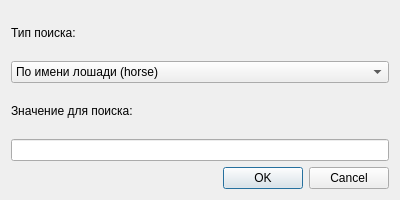
<?xml version="1.0" encoding="UTF-8"?>
<ui version="4.0">
 <class>SearchDialog</class>
 <widget class="QDialog" name="SearchDialog">
  <property name="geometry">
   <rect>
    <x>0</x>
    <y>0</y>
    <width>400</width>
    <height>200</height>
   </rect>
  </property>
  <property name="windowTitle">
   <string>Поиск и фильтр</string>
  </property>
  <layout class="QVBoxLayout" name="verticalLayout">
   <item>
    <widget class="QLabel" name="labelType">
     <property name="text">
      <string>Тип поиска:</string>
     </property>
    </widget>
   </item>
   <item>
    <widget class="QComboBox" name="typeCombo">
     <item>
      <property name="text">
       <string>По имени лошади (horse)</string>
      </property>
     </item>
     <item>
      <property name="text">
       <string>По названию состязания (competition)</string>
      </property>
     </item>
     <item>
      <property name="text">
       <string>Лошади старше возраста (horse_age)</string>
      </property>
     </item>
     <!-- Добавьте больше опций по желанию, например: по рейтингу жокея -->
    </widget>
   </item>
   <item>
    <widget class="QLabel" name="labelValue">
     <property name="text">
      <string>Значение для поиска:</string>
     </property>
    </widget>
   </item>
   <item>
    <widget class="QLineEdit" name="valueEdit"/>
   </item>
   <item>
    <widget class="QDialogButtonBox" name="buttonBox">
     <property name="orientation">
      <enum>Qt::Horizontal</enum>
     </property>
     <property name="standardButtons">
      <set>QDialogButtonBox::Cancel|QDialogButtonBox::Ok</set>
     </property>
    </widget>
   </item>
  </layout>
 </widget>
 <resources/>
 <connections>
  <connection>
   <sender>buttonBox</sender>
   <signal>accepted()</signal>
   <receiver>SearchDialog</receiver>
   <slot>accept()</slot>
   <hints>
    <hint type="sourcelabel">
     <x>248</x>
     <y>254</y>
    </hint>
    <hint type="destinationlabel">
     <x>157</x>
     <y>274</y>
    </hint>
   </hints>
  </connection>
  <connection>
   <sender>buttonBox</sender>
   <signal>rejected()</signal>
   <receiver>SearchDialog</receiver>
   <slot>reject()</slot>
   <hints>
    <hint type="sourcelabel">
     <x>316</x>
     <y>260</y>
    </hint>
    <hint type="destinationlabel">
     <x>286</x>
     <y>274</y>
    </hint>
   </hints>
  </connection>
 </connections>
</ui>
